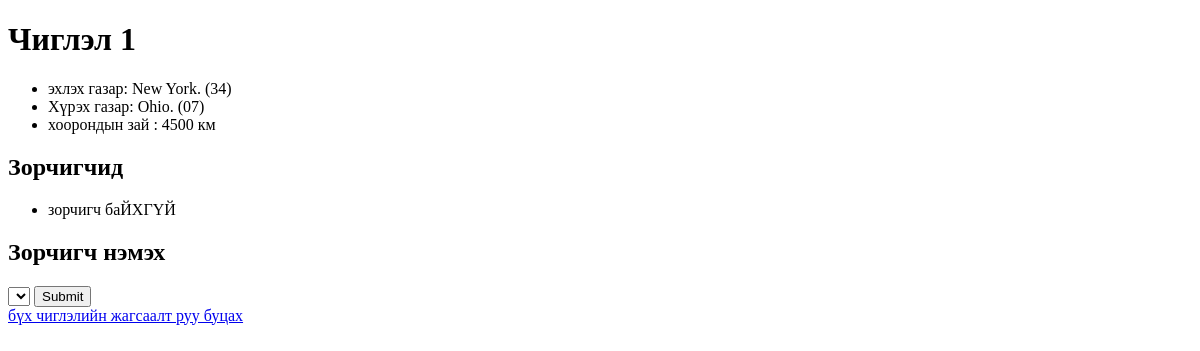
The page /data/1 on the database as committed earlier.
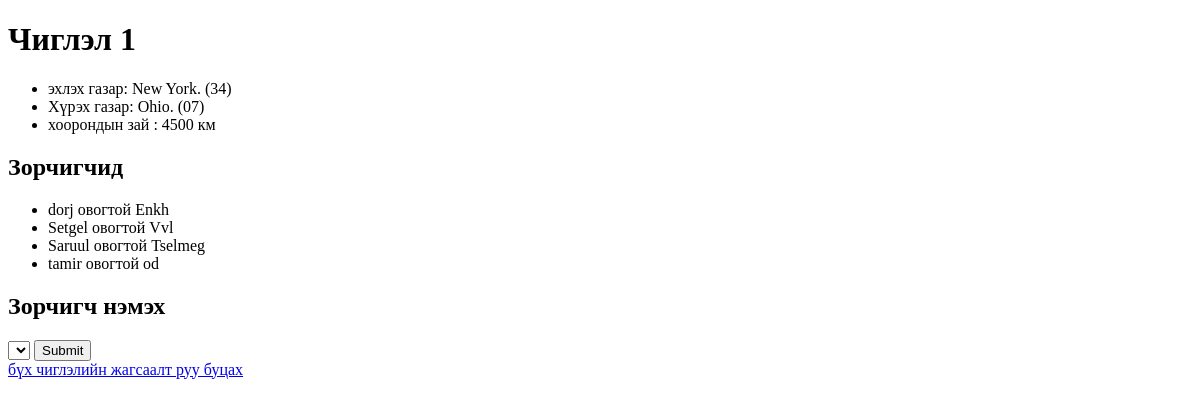
The same page on the database as committed later.
### data/models.py (models this page shows, shortened)
class Imformation(models.Model):
    origin=models.ForeignKey(Center, on_delete=models.CASCADE, related_name="origin_city")
    destination= models.ForeignKey(Center, on_delete=models.CASCADE, related_name="dest_city")
    distance= models.IntegerField()

class Center(models.Model):
    code=models.CharField(max_length=2)
    city= models.CharField(max_length=64)
    def __str__(self):
        return f"{self.city}. ({self.code})"

class Passenger(models.Model):
    lastname=models.CharField(max_length=64)
    firstname=models.CharField(max_length=64)
    transports=models.ManyToManyField(Imformation, blank=True , related_name="passengers")
    def __str__(self):
        return f"{self.lastname} овогтой {self.firstname}"

### data/views.py (the view)
# urls.py: path("<int:transport_id>" , views.a_transport, name="a_transport"),
def a_transport(request, transport_id):
    a_trans= Imformation.objects.get(pk=transport_id)
    non_passengers=Passenger.objects.exclude(transports=a_trans).all()
    return render(request, "a_transport.html",{"a_trans": a_trans , "passengers":a_trans.passengers.all() , "non_passengers":non_passengers} )

### data/templates/a_transport.html (shortened to what this page needs)
{% extends "layout.html" %}
{% block body %}
<h1> Чиглэл {{a_trans.id}}</h1>
<ul>
    <li>эхлэх газар: {{a_trans.origin}}</li>
    <li>Хүрэх газар: {{ a_trans.destination }}</li>
    <li>хоорондын зай : {{ a_trans.distance }} км</li>
</ul>
<h2>Зорчигчид</h2>
<ul>
    {% for passenger in passengers %}
    <li>{{ passenger}}</li>
    {% empty %}
    <li> зорчигч баЙХГҮЙ</li>
    {% endfor %}
</ul>
<h2>Зорчигч нэмэх</h2>
<form action="{% url 'book' a_trans.id %}" method="POST">
<select name="passenger">
</select>
<input type="submit">
</form>
<a href="{% url 'index'  %}">бүх чиглэлийн жагсаалт руу буцах</a>
{% endblock %}

### data/templates/layout.html (shortened to what this page needs)
<!DOCTYPE html>
<html lang="en">
<head>
</head>
<body>
    {% block body %}
    {% endblock %}
</body>
</html>

Rows that differ between the two databases and show on the page:
added Passenger: lastname+firstname "dorj овогтой Enkh"
added Passenger: lastname+firstname "Setgel овогтой Vvl"
added Passenger: lastname+firstname "Saruul овогтой Tselmeg"
added Passenger: lastname+firstname "tamir овогтой od"
Other text that changed with them:
text no longer shown: "зорчигч баЙХГҮЙ"
